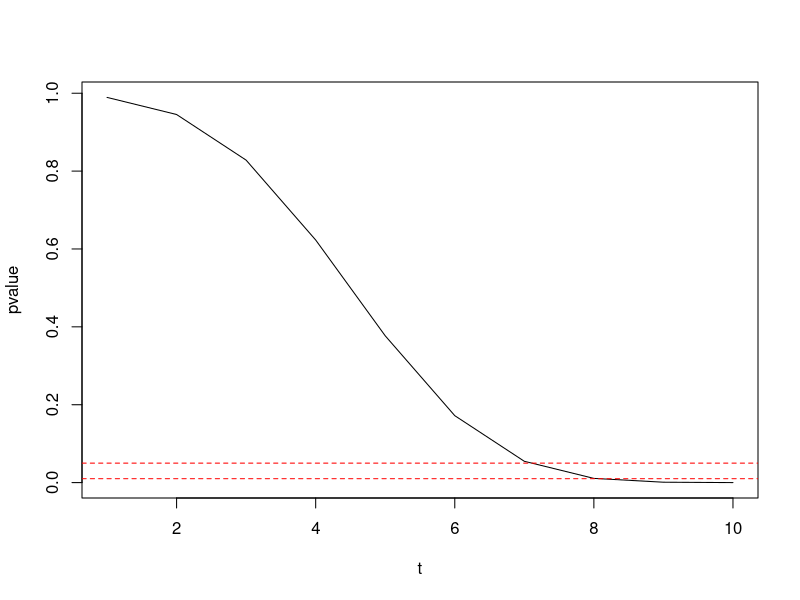
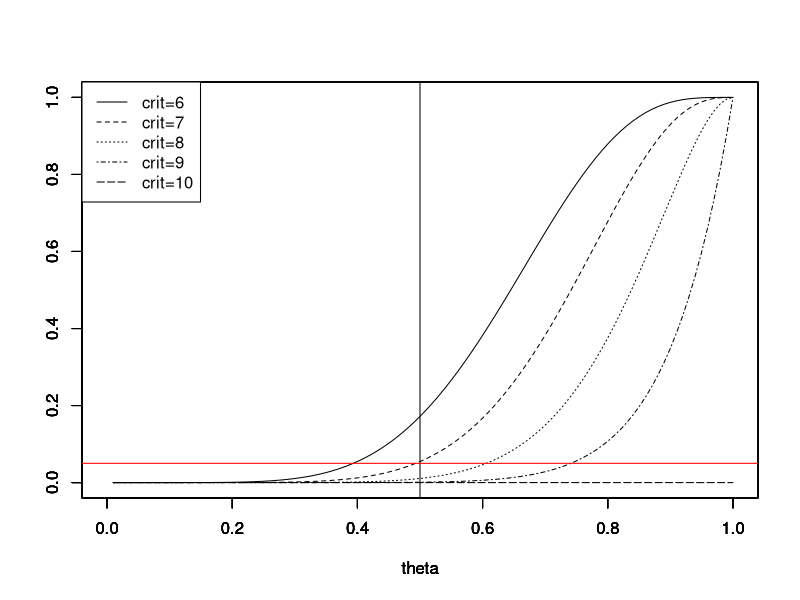
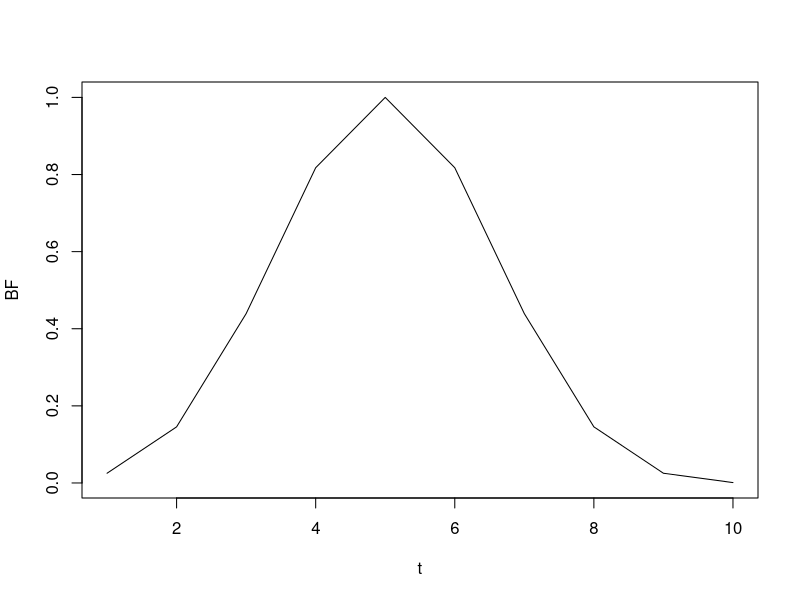
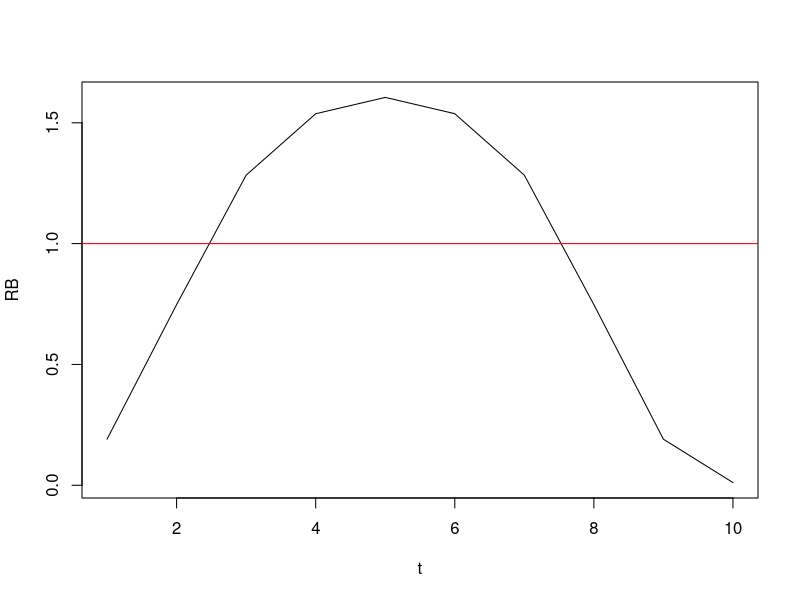

Write R code to recreate these figures, in order.
########################################################
### Take the lady tasting tee problem as example to illustrate different views of testing
### Let n be the number of cups
### Let t be the number of cups the lady successfully claimed
### Let theta be the probability of success
n = 10

### Fisher
## H0: theta = 1/2
t = seq(1,10,1)
pvalue = pbinom(t,10,1/2,lower.tail = F)
plot(pvalue~t,type = "l")
abline(h = 0.05,lty = 2, col = "red") # to reject H0 under high standard, the lady should at least tell 8 cups correctly 
abline(h = 0.01,lty = 2, col = "red") # to reject H0 under high standard, the lady should at least tell 9 cups correctly 

### Neyman-Pearson
## H0: theta = 1/2
## H1: theta not equals 1/2
critvalue = seq(6,10,1)
theta = seq(0.01,1,0.01)
for (k in 1:5) {
  plot(pbinom(critvalue[k],10,theta,lower.tail = F)~theta,type = "l",lty = k,xlim = c(0,1),ylim = c(0,1),ylab = "")
  par(new = T)
}
abline(v = 1/2)
abline(h = 0.05, col = "red") # assume alpha<=0.05
legend("topleft",legend = c("crit=6","crit=7","crit=8","crit=9","crit=10"),lty = c(1,2,3,4,5))
## suggest critical value = 8, if t>=8, reject H0

### Jeffreys' Bayesian (Bayes factor)
BF = numeric(10)
for (i in 1:10) {
  BF[i] = dbinom(t[i],10,1/2)/dbinom(t[i],10,t[i]/10)
}
plot(BF~t,type = "l") 
# t = 10, decisive
# t = 9, very strong
# t = 8, substantial
# t = 7, not worth more than a bare mention

### Relative Belief
RB = numeric(10)
for (i in 1:10) {
  RB[i] = dbinom(t[i],10,1/2)/(0.5*dbinom(t[i],10,1/2) + 0.5*VGAM::dbetabinom.ab(t[i],10,0.5,0.5))
}
plot(RB~t,type = "l");abline(h = 1, col = "red")
# If RB<1, reject H0
# so t>=8 supports the Lady can tell it.
